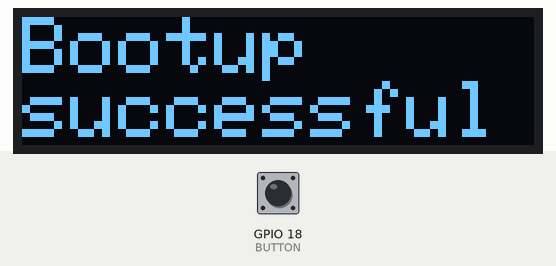
Recording of a sketch running on a simulated ESP32. On the bench: 128×32 one-colour display. The inputs (shaded band) are chosen by the test bench; at power-on: GPIO 18 (BUTTON) HIGH. What the sketch prints to the serial monitor is not drawn.

Above: at 0.2 s.
At 3.3 s:
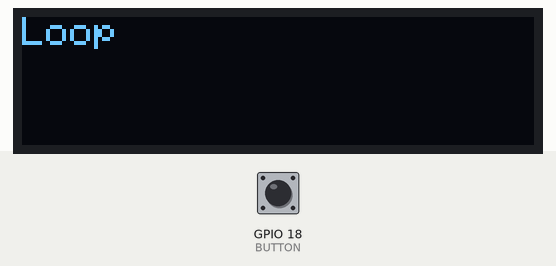
3.4 s: GPIO 18 (BUTTON) pulled LOW for 1 s
At 5.2 s:
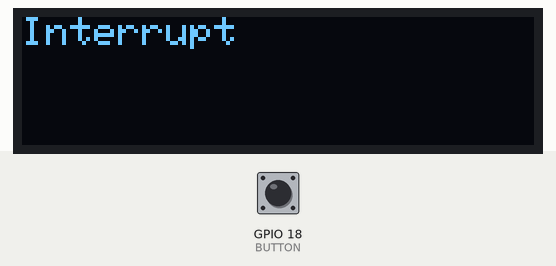
7.4 s: GPIO 18 (BUTTON) pulled LOW for 3.2 s
Timing chart, 0 to 10.4 s (numbered marks = the images above; inputs shaded):
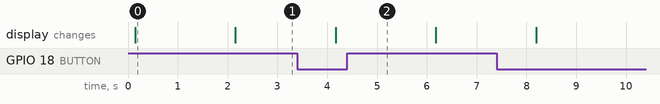

Measured:
- after the input at 3.4 s, the display: changes after 0.77 s (image 2)
- what the display in image 0 shows lasts 2.1 s, from 0.1 s to 2.2 s

The sketch:

GPIOInterruptDisplay.ino
```cpp
#include <Wire.h>
#include <Adafruit_SSD1306.h>
#include <Adafruit_GFX.h>

#define SCREEN_WIDTH 128 // OLED display width, in pixels
#define SCREEN_HEIGHT 32 // OLED display height, in pixels

// Declaration for an SSD1306 display connected to I2C (SDA, SCL pins)
Adafruit_SSD1306 display(SCREEN_WIDTH, SCREEN_HEIGHT, &Wire, -1);

//Define GPIO pin for button
#define BUTTON 18

//Variable for interrupt
boolean open;

//Interrupt Service Routine for GPIO pin, motor brakes as long as the button is open
void IRAM_ATTR ISR() {
  delay(100);

  if(digitalRead(BUTTON)){
    open = false;
  }
  else {
    open = true;
  }
}


//Initialization
void setup() {
  //Setup serial connection to VESC 1
  Serial.begin(115200);
  delay(50);

  //Setup GPIO pin with button for interrupt
  pinMode(BUTTON, INPUT_PULLUP);
  attachInterrupt(BUTTON, ISR, CHANGE);

  //Initialize display
  display.begin(SSD1306_SWITCHCAPVCC, 0x3C);
  delay(50);
  display.clearDisplay();
  display.setTextColor(WHITE);

  //Show successful Bootup on display for 2s
  display.setTextSize(2);
  display.println("Bootup    successful");
  display.display();
  delay(2000);

  Serial.println("Setup");
}


//Program routine
void loop() {
  if (open) {
    display.clearDisplay();
    display.setCursor(0, 0);
    display.setTextSize(1);
    display.println("Interrupt");
    display.display();
    Serial.println("Interrupt");
  }
  else {
    display.clearDisplay();
    display.setCursor(0, 0);
    display.setTextSize(1);
    display.println("Loop");
    display.display();
    Serial.println("Loop");
  }

  delay(2000);

}
```
